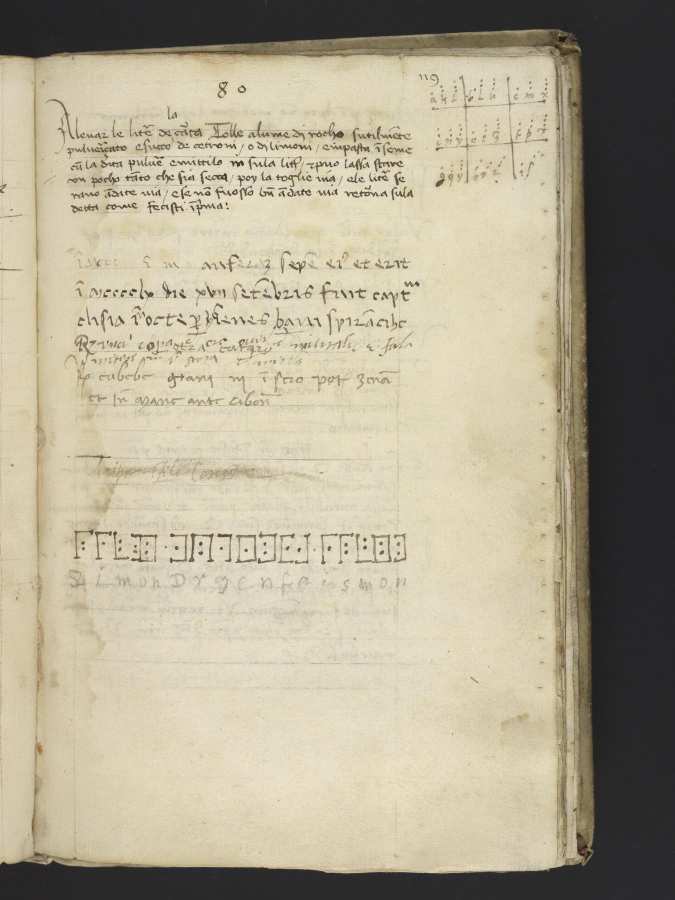
#> input picture targets/bilicich1449/f080r.jpg, 1350 x 1800 px (shown at 1/2 size)
$ python b24_strips.py ../../targets/bilicich1449/f080r.jpg out.png 5 5 1.0 5
#> lines starting #> are read from the running program, lines starting #| are printed output that depends on the picture
"""b24: find text lines by row ink profile and save zoomed strips (two halves per line), several lines per png.
    python b24_strips.py <img> <outprefix> y0 y1 [scale] [lines_per_png] [x0 x1]"""
import sys
from PIL import Image, ImageOps
im = Image.open(sys.argv[1]).convert('L')
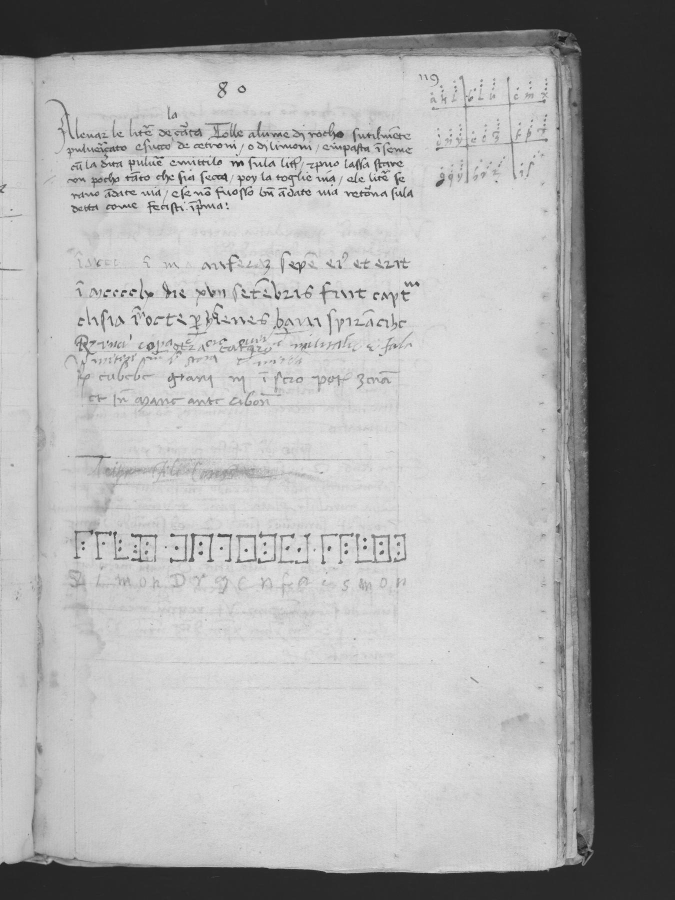
#> im: PIL image 1350x1800 L (shown at 1/2 size); min 17, max 244, mean 167.3
y0, y1 = int(sys.argv[3]), int(sys.argv[4]); sc = float(sys.argv[5]) if len(sys.argv) > 5 else 2
per = int(sys.argv[6]) if len(sys.argv) > 6 else 5
X0, X1 = (int(sys.argv[7]), int(sys.argv[8])) if len(sys.argv) > 8 else (0, im.width)
#> X0 = 0; X1 = 1350
px = im.load()
prof = [sum(1 for x in range(X0, X1, 2) if px[x, y] < 120) for y in range(y0, y1)]
#> prof = []
lines, inl, s = [], False, 0
for i, v in enumerate(prof):
    if v > 4 and not inl: inl, s = True, i
    elif v <= 4 and inl:
        inl = False
        if i - s > 8: lines.append((y0 + s, y0 + i))
#> this loop made 0 passes
#> after the loop, inl = False; lines = []; s = 0
print(lines)
mid = (X0 + X1) // 2
#> mid = 675
rows = []
for a, b in lines:
    a, b = a - 12, b + 12
    for xa, xb in [(X0, mid + 40), (mid - 40, X1)]:
        c = im.crop((xa, a, xb, b)); c = c.resize((int(c.width * sc), int(c.height * sc)), Image.LANCZOS)
        rows.append(ImageOps.autocontrast(c, cutoff=1))
#> after the loop, rows = []
k = 0
for i in range(0, len(rows), per * 2):
    sub = rows[i:i + per * 2]
    out = Image.new('L', (max(r.width for r in sub), sum(r.height + 6 for r in sub)), 255); y = 0
    for r in sub: out.paste(r, (0, y)); y += r.height + 6
    out.save('%s_%d.png' % (sys.argv[2], k)); k += 1
#> after the loop, k = 0

$ run again, on targets/bilicich1449/key_crop.png
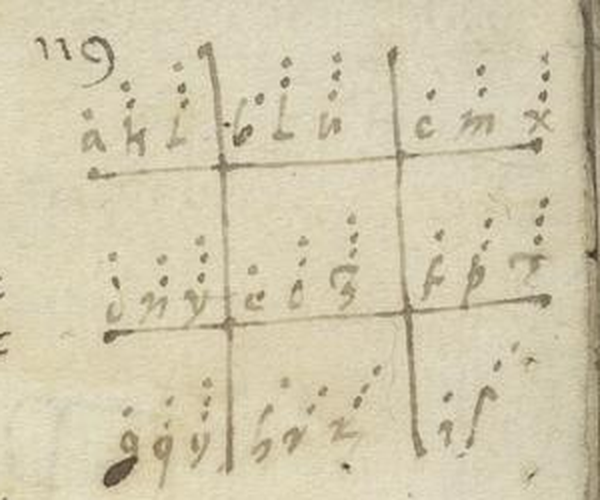
#> input picture targets/bilicich1449/key_crop.png, 1200 x 1000 px (shown at 1/2 size)
#> `im = Image.open(sys.argv[1]).convert('L')`:
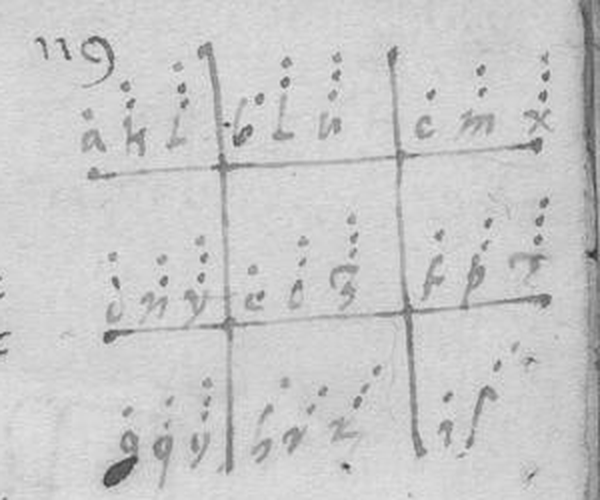
#> im: PIL image 1200x1000 L (shown at 1/2 size); min 44, max 233, mean 201.2
#> prof = []
#> after the loop `for i, v in enumerate(prof):`: inl = False; lines = []; s = 0
#> after the loop `for a, b in lines:`: rows = []
#> after the loop `for i in range(0, len(rows), per * 2):`: k = 0
